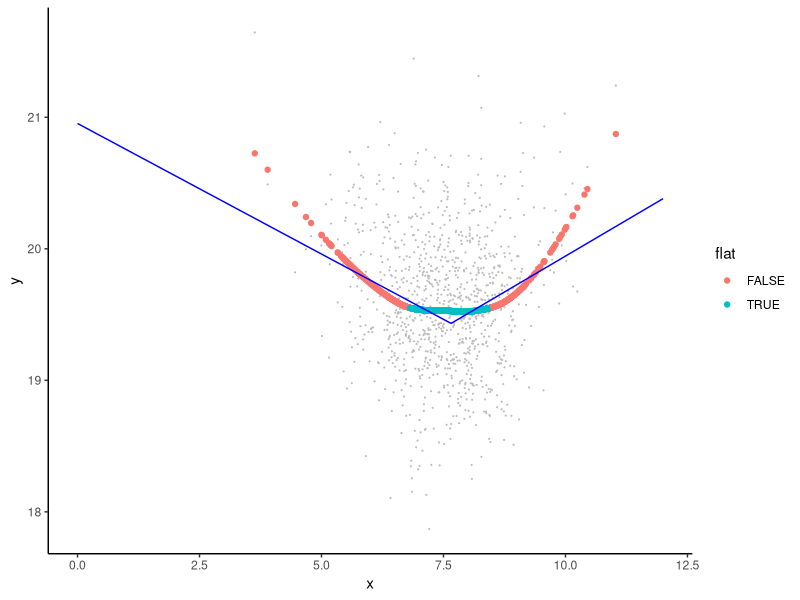

Generate this figure with R:
library(tidyverse)
library(magrittr)
library(mgcv)
library(segmented)

x <- rnorm(1000, mean = 7.5, sd = 1)
rand <- rnorm(1000, mean = 0, sd = 0.5)
simdata <- data.frame(x, rand)
simdata %<>% mutate(y = (0.1*(x-7.5)^2 + 19.5 + rand))

gam_ <- gam(y ~ s(x, bs = "cr", k = 10), data = simdata)
spl_fit <- predict.gam(gam_, se.fit = TRUE)
yhat <- spl_fit$fit
y.se <- spl_fit$se.fit
simdata <- data.frame(simdata, yhat, y.se)
ymin <- min(simdata$yhat)
xmin <- simdata[simdata$yhat == min(simdata$yhat),]$x
y.lb <- simdata$yhat - simdata$y.se
simdata %<>% mutate(flat = y.lb < ymin)
flat_med <- median(simdata[simdata$flat == TRUE,]$x)

interim <- segmented(lm(y ~ x, data = simdata), psi = flat_med, control = seg.control(it.max = 0))
int.df1 <- data.frame(x = c(0, interim$psi[2]), y = c(interim$coefficients[1], interim$coefficients[1] + interim$psi[2]*interim$coefficients[2]))
int.df2 <- data.frame(x = c(interim$psi[2], 12), y = c(interim$coefficients[1] + interim$psi[2]*interim$coefficients[2], interim$coefficients[1] + interim$psi[2]*interim$coefficients[2] + (12-interim$psi[2])*(interim$coefficients[2] + interim$coefficients[3])))
coefs <- summary(interim, var.diff = TRUE)
t1 <- abs(coefs[["coefficients"]][[8]])
t2 <- abs(coefs[["coefficients"]][[9]])
percentile <- t2/(t1+t2)
flat_perc <- as.numeric(quantile(simdata[simdata$flat == TRUE,]$x, percentile))

model <- segmented(lm(y ~ x, data = simdata), psi = flat_perc, control = seg.control(it.max = 0))
df1 <- data.frame(x = c(0, model$psi[2]), y = c(model$coefficients[1], model$coefficients[1] + model$psi[2]*model$coefficients[2]))
df2 <- data.frame(x = c(model$psi[2], 12), y = c(model$coefficients[1] + model$psi[2]*model$coefficients[2], model$coefficients[1] + model$psi[2]*model$coefficients[2] + (12-model$psi[2])*(model$coefficients[2] + model$coefficients[3])))

ggplot(mapping = aes(x = x)) +
  geom_point(data = simdata, mapping = aes(y = y), size = 0.1, colour = "grey") +
  geom_point(data = simdata, mapping = aes(y = yhat, colour = flat)) +
  geom_path(data = df1, mapping = aes(y = y), colour = "blue") +
  geom_path(data = df2, mapping = aes(y = y), colour = "blue") +
  theme_classic()
